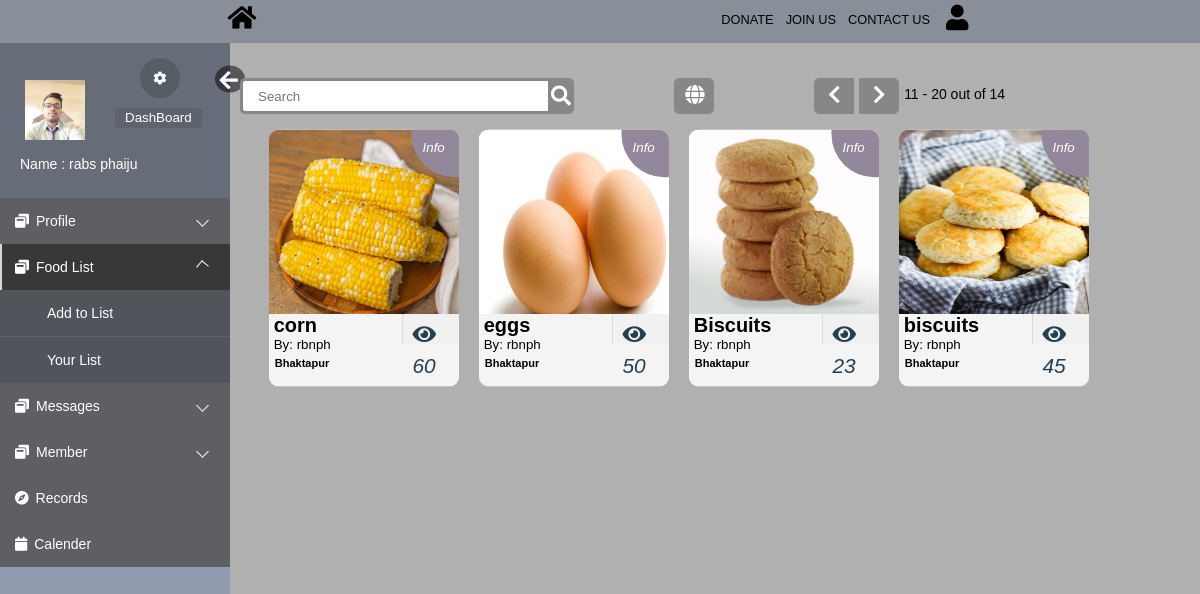
/index.php?pos=10 (signed in), run on an earlier commit of the app's database.
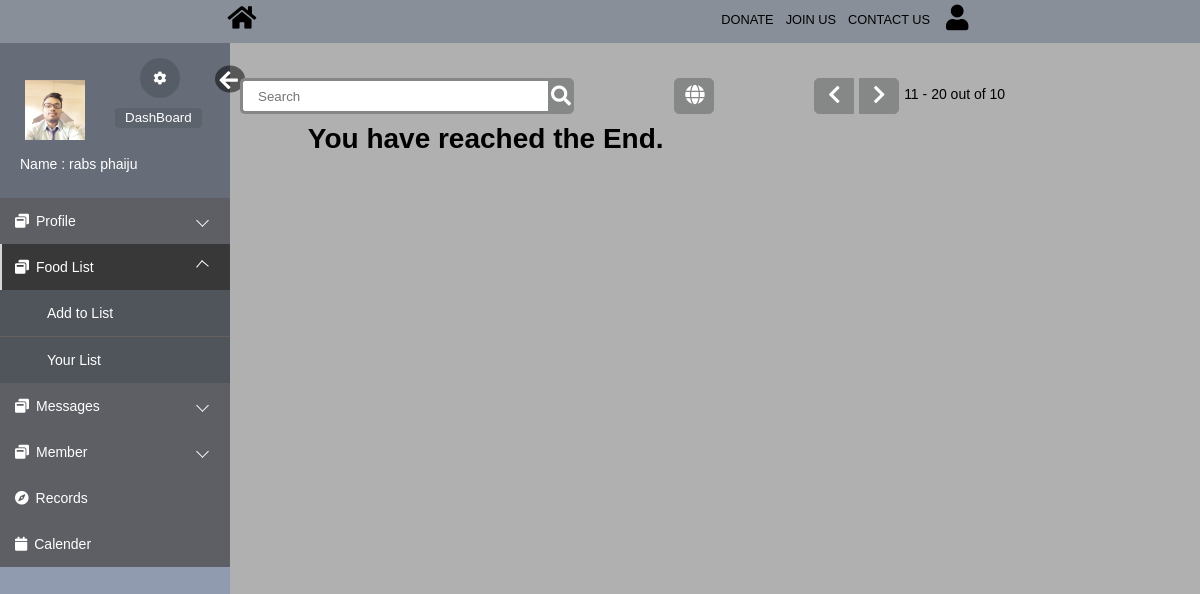
And on a later commit of the database.
### tables this page shows
CREATE TABLE `food` (
  `updated_by` int(6) NOT NULL,
  `food_id` int(10) UNSIGNED NOT NULL,
  `pic` varchar(255) DEFAULT NULL,
  `name` varchar(20) NOT NULL,
  `location` varchar(30) DEFAULT NULL,
  `created_at` timestamp NOT NULL DEFAULT CURRENT_TIMESTAMP,
  `updated_at` datetime DEFAULT NULL ON UPDATE CURRENT_TIMESTAMP,
  `verified` tinyint(1) NOT NULL DEFAULT '1',
  `verifiedby_id` int(6) NOT NULL DEFAULT '0' COMMENT 'Verified By',
  `remark` varchar(50) DEFAULT NULL,
  `status` tinyint(4) DEFAULT '1',
  `quantity` varchar(10) DEFAULT NULL,
  `ExpDate` timestamp NOT NULL DEFAULT '0000-00-00 00:00:00',
  `Description` varchar(50) NOT NULL,
  `type` varchar(30) NOT NULL
);

CREATE TABLE `register` (
  `reg_id` int(10) UNSIGNED NOT NULL,
  `username` varchar(20) NOT NULL,
  `pic` varchar(255) DEFAULT NULL,
  `user_type` varchar(20) DEFAULT NULL,
  `firstname` varchar(20) NOT NULL,
  `lastname` varchar(20) NOT NULL,
  `email` varchar(40) DEFAULT NULL,
  `location` varchar(30) DEFAULT NULL,
  `contact` text COMMENT 'Contact No',
  `dob` date DEFAULT NULL,
  `created_at` timestamp NOT NULL DEFAULT CURRENT_TIMESTAMP,
  `updated_at` datetime DEFAULT NULL ON UPDATE CURRENT_TIMESTAMP,
  `password` varchar(40) NOT NULL,
  `secret_key` varchar(6) DEFAULT NULL,
  `verified` tinyint(1) NOT NULL DEFAULT '0',
  `verifiedby_id` int(6) NOT NULL DEFAULT '0' COMMENT 'Verified By',
  `remark` varchar(50) DEFAULT NULL,
  `status` tinyint(4) DEFAULT '1',
  `code` varchar(10) DEFAULT NULL
);

### html/index.php (the view, shortened to what this page needs)
<?php
$search=1;
$pos=@$_GET['pos'];
?>
<!DOCTYPE html>
<html lang="en">
<head>
    <link rel="stylesheet" href="css/index.css">
    <link rel="stylesheet" href="../css/loginindex.css">
    <link rel="stylesheet" href="css/editprofile.css">
    <link rel="stylesheet" href="css/indexsearch.css">
    <link rel="stylesheet" href="https://use.fontawesome.com/releases/v5.3.1/css/all.css">
    <link rel="stylesheet" href="css/card.css">
</head>
<body>
    <div class="navbar">
        <div class="nav0">
            <a href="../index.html"><i class="fa fa-home fa-2x" aria-hidden="true"></i></a>
        </div>
        <div class="navbar1">
            <div class="nav3"><i class="fa fa-user fa-2x" aria-hidden="true"></i>
            </div>
            <div class="nav4"><a href="">CONTACT US</a></div>
            <div class="nav2"><a href="login.php">JOIN US</a></div>
            <div class="nav1"><a href="">DONATE</a></div>
        </div>
    </div>
    <div class="body_wrapper">
        <div class="sidemenu" id="mySidebar">
            <ul>
                <div class="me userBg">
                <div class="images">
                    <img style="margin-top:22px" src="files/<?php if($_SESSION['pic']==null){echo 'user.png';}else{ echo $_SESSION['pic'];}?>" width="60";>
                    </div>
                    <div class="myinfo">
                        <p class="name">Name :<?php echo $_SESSION['name']?></p>
                    </div>
                    <button class="setting">
                        <a href="editprofile.php"><i class="fa fa-cog" aria-hidden="true"></i></a>
                    </button>
                    <a id="hide" href="#" onclick="closeNav()"><i class="fa fa-arrow-left" aria-hidden="true"></i></a>
                    <button class="cloud">
                        <a href="index.php">DashBoard</a>
                    </button>
                </div>
                <li class="dropdown">
                    <a href="#"><span class="icon"><i class="fa fa-window-restore"></i></span><span>Profile</span></a>
                </li>
                <li class="dropdown active">
                    <a href="#"><span class="icon"><i class="fa fa-window-restore"></i></span><span>Food List</span></a>
                    <ul>
                        <li><a href="addfood.php"><span class="icon"><i class="fa fa-sticky-note-o"></i></span><span>Add to List</span></a></li>
                        <li class="active_child"><a href="post.php"><span class="icon"><i class="fa fa-sticky-note-o"></i></span><span>Your List</span></a></li>
                    </ul>
                </li>
                <li class="dropdown">
                    <a href="#"><span class="icon"><i class="fa fa-window-restore"></i></span><span>Messages</span></a>
                </li>
                <li class="dropdown">
                    <a href="#"><span class="icon"><i class="fa fa-window-restore"></i></span><span>Member</span></a>
                </li>
                <li><a href="records.php"><span class="icon"><i class="fa fa-compass"></i></span><span>Records</span></a></li>
                <li><a href="calender.php"><span class="icon"><i class="fa fa-calendar"></i></span><span>Calender</span></a></li>
            </ul>
        </div>
        <form action="index.php" method="POST">
        <div class="wrap">
            <div class="search">
                <input type="text" class="searchTerm" placeholder="Search" name="search" required="required">
                <button type="submit" name="searchsubmit" class="searchButton">
                 <i class="fa fa-search"></i>
                 </button>
                 <a class="globe" href="index.php?pos=9999"><i class="fa fa-globe"></i></a>
              <div class="navi">
                  <?php
                          $sql = "SELECT * from `food`";
                            require_once("DBConnect.php");
                            $resulttotal = $conn-> query($sql);
                            $total = mysqli_num_rows($resulttotal);?>
              <?php if($pos>0){?>
              <a class="navileft" href="index.php?pos=<?php echo $pos-10;?>"><i class="fa fa-chevron-left"></i></a>
              <?php }else { ?>
              <a class="navileft"><i class="fa fa-chevron-left"></i></a>
              <?php } if($pos<$total){ ?>
              <a class="naviright" href="index.php?pos=<?php echo $pos+10;?>"><i class="fa fa-chevron-right"></i></a>
              <?php } else { ?>
                <a class="naviright"><i class="fa fa-chevron-right"></i></a>
              <?php } ?>
              <p style="margin:8px 0 0 5px"><?php echo ($pos+1)." - ".($pos+10);?> out of <?php echo $total?></p>
              </div>
            </div>
        </div>
        </form>
        <div class="cards">
    <?php
        if($pos==null){$pos=0;
            $pos10=$pos+10;}else{
                $pos10=10;
            }
             $sql = "SELECT * from `food` WHERE 1 Limit $pos, $pos10";
             require_once("DBConnect.php");
             $result = $conn-> query($sql);
	if($result-> num_rows >0 && $search==1){
		while($row = $result-> fetch_assoc()){
            $ids=$row["updated_by"];
            $sql1="SELECT * from `register` where `reg_id`='$ids'";
            $result1 = mysqli_query($conn, $sql1);
            $row1 = mysqli_fetch_assoc($result1);
            ?>
            <div class="wrapper">
                <div class="container">
                    <div class="top">
                      <?php  $filepath="files/".$row["pic"];?>
                        <img src="<?php echo $filepath; ?>" >
                    </div>
                    <div class="bottom">
                        <div class="left">
                            <div class="details">
                                <h2><?php echo $row["name"];?></h2>
                                <p> <?php echo " By: ".$row1["username"];?></p>
                                <h5> <?php echo $row["location"];?></h5>
                            </div>
                            <div class="buy"><a href="viewfood.php?foodid=<?= $row['food_id'];?>"><i class="fa fa-eye" aria-hidden="true"></i></a>
                            <i><?php echo $row["quantity"];?></i>
                        </div>
                        </div>
                    </div>
                </div>
                <div class="inside">
                    <div class="icon"><i class="material-icons">&nbsp&nbsp&nbspInfo</i></div>
                </div>
            </div>
        <?php      }}else{
            ?><h1>&nbsp&nbsp&nbsp&nbsp&nbsp&nbsp&nbsp&nbsp&nbsp&nbspYou have reached the End.</h1>
      <?php  }       ?>
        </div>
    </div>
</body>
</html>

### html/css/index.css (style rules this page uses)
*, *::after, *::before { padding: 0px; margin: 0px; box-sizing: border-box; }
body { font-family: "Quicksand", "SolaimanLipi", sans-serif; font-size: 14px; }
.body_wrapper { width: 100%; height: 100%; background: #b0b0b0; overflow: hidden; }
.sidemenu { float: left; width: 230px; height: calc(100vh - 50px); background: #909bb0; scrollbar-width: none; }
.sidemenu>ul { background: #666d78; }
.sidemenu>ul>li>a { display: block; position: relative; color: #fff; text-decoration: none; padding: 15px; background: rgba(87, 83, 83, 0.5); }
.sidemenu>ul>li>a>span { margin-right: 7px; }
.sidemenu>ul>li.active>a { background: #383838; color: #ffffff; }
.sidemenu>ul>li.active>a::before { display: block; position: absolute; content: ""; height: 100%; left: 0; top: 0; width: 2px; background-color: #d6d6d6; }
.sidemenu>ul>li>ul>li+li { border-top: 1px solid #695f5f; }
.sidemenu>ul>li>ul>li>a { text-decoration: none; display: block; width: 100%; color: #fff; padding: 15px; background: #50555c; padding-left: 40px; }
.sidemenu>ul>li>ul>li>a>span { margin-right: 7px; }
.sidemenu>ul>li>ul>li.active_child>a { color: #fff; }
.sidemenu>ul>.dropdown>a { position: relative; display: block; }
.sidemenu>ul>.dropdown>a::after { content: ""; position: absolute; top: 40%; right: 10%; display: block; height: 9px; width: 9px; border-left: 1px solid #fff; border-bottom: 1px solid #fff; transition: 0.5s; transform: rotate(-45deg); }
.sidemenu>ul>.dropdown>ul { overflow: hidden; transform: 0.3s; transition: 0.3s; height: 0px; }
.sidemenu>ul>.dropdown-open>a { background: #49415482; }
.sidemenu>ul>.dropdown-open>a::after { transform: rotate(130deg); }
.sidemenu>ul>.dropdown-open>ul { transition: all 0.2s; }

### css/loginindex.css (style rules this page uses)
* { margin: 0; padding: 0; font-family: sans-serif; list-style: none; text-decoration: none; }
.navbar { display: flex; flex-direction: row; flex-wrap: wrap-reverse; font-size: 1.1rem; justify-content: space-around; background-color: rgb(137, 143, 153); padding-top: 8px; }
.navbar1 { display: flex; flex-direction: row-reverse; flex-wrap: wrap-reverse; font-size: 1.1rem; }
.navbar a { text-decoration: none; color: black; font-family: 'Montserrat', sans-serif; padding: 6px; }
.navbar>div { margin: 2px; margin-bottom: 1%; margin-right: 1%; margin-top: 4px; text-align: center; font-size: 0.8rem; z-index: 999; }
.navbar .nav3 { margin-left: 10px; margin-top: -7px; cursor: pointer; position: relative; z-index: 3; }
.navbar .nav0 { margin-top: -3px; cursor: pointer; position: relative; z-index: 3; }
.me #hide, .me #show { position: absolute; transform: scale(1.5); right: -60px; bottom: 95px; width: 20px; padding-top: 2px; padding-left: 3px; color: #FFF; border-radius: 0%; border-style: initial; border-radius: 50%; background: rgba(0, 0, 0, 0.5); }
#mySidebar { transition: 0.4s; }

### html/css/editprofile.css (style rules this page uses)
.sidemenu { float: left; }
.me { position: relative; width: calc(100% - 50px); height: 140px; padding: 15px 25px; margin-bottom: 15px; }
.me .setting { position: absolute; right: 0px; bottom: 85px; width: 40px; height: 40px; padding-top: 2px; color: #FFF; border-radius: 100%; border-style: none; background: rgba(0, 0, 0, 0.15); }
.me .setting a, .me .cloud a { color: #fff; }
.me .cloud { position: absolute; left: 115px; bottom: 55px; height: 20px; color: #FFF; border-style: none; border-radius: 10%; background: rgba(0, 0, 0, 0.09); }
.me .cloud a { padding: 15px 10px 15px 10px; }
.me .myinfo { position: absolute; left: 40px; bottom: 1px; font-size: 14px; color: #FFF; }
.myinfo .name { margin: -20px 0 10px -20px; }

What changed in the data, as far as the page shows it:
removed food: pic (picture), name "corn", register.username "rbnph", location "Bhaktapur", quantity "60"
removed food: pic (picture), name "eggs", register.username "rbnph", location "Bhaktapur", quantity "50"
removed food: pic (picture), name "Biscuits", register.username "rbnph", location "Bhaktapur", quantity "23"
removed food: pic (picture), name "biscuits", register.username "rbnph", location "Bhaktapur", quantity "45"
Also different on the page:
$total: "14" → "10"
text now shown: "You have reached the End."
